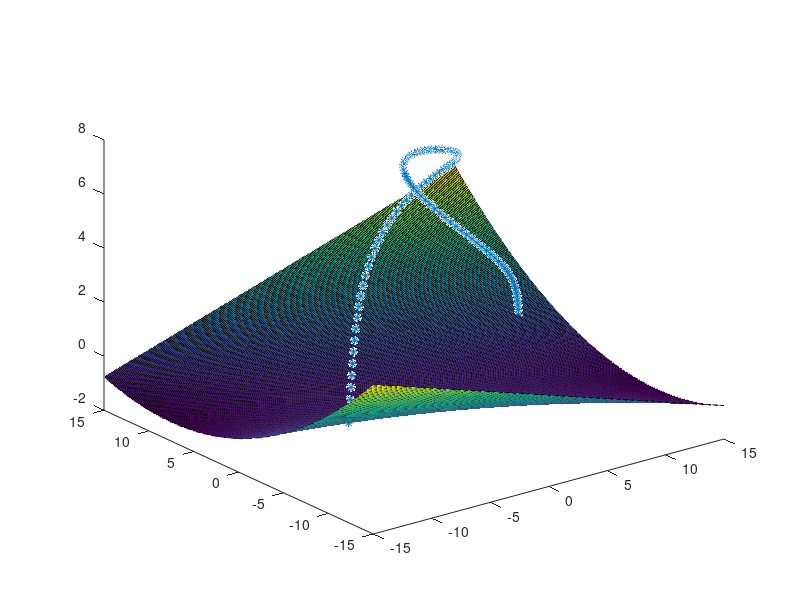

Reproduce this figure in MATLAB. (Note: this script raises an error after producing the figure.)
% 20 december - Johan (921220)
% 28 juni - Viktor (920628)

p1 = (1 + 0) / 2;
p2 = (2 + 6) / 2;
p3 = (2 + 2) / 2;
p4 = (0 + 8) / 2;

a1 = p3 - p1;
a2 = p1 + 1;
a3 = p3 + 6;
a4 = 4 - p4;
a5 = 5 - p4;
a6 = p2 + p4;
a7 = p1 + p2 + p3 + p4;

% v(t) = (4*t*cos(t) + a1, 2*t*sin(2*t - a2), a3 - t.^2);
% f(x, y) = (a4*x.^2 + a5*y.^2 + x*y + 10*a6) / (10*a7);

vt = @(t) [4*t*cos(t) + a1, 2*t*sin(2*t - a2), a3 - t.^2];
fxy = @(x, y) (a4*x.^2 + a5*y.^2 + x*y - 10*a6) / (10*a7);

%r = -2*pi:0.01:2*pi; % Old range value
r = -2.8383:0.056827:2.8444; % New range value (med 100 punkter)
plot3(4.*r.*cos(r) + a1, 2.*r.*sin(2.*r - a2), a3 - r.^2, '*');
hold on; % Also write the mesh to the same graph

%y = [(a4.*x.^2 + a5.*y.^2 + x.*y + 10.*a6) / (10.*a7)]
%area(r, y)

[rx, ry] = meshgrid(-15:0.1:15, -15:0.1:15);
rz = (a4*rx.^2 + a5*ry.^2 + rx.*ry - 10*a6) / (10*a7);
surf(rx, ry, rz);
hold off;

%skar = @(t) (2*t*sin(2*t - 1.5))*((2*t*sin(2*t - 1.5)) + (4*t*cos(t)+1.5)) + 105*t.^2 - 920;
skar = @(t) (2*t*sin(2*t - 1.5)).^2 + (4*t*cos(t)+1.5)*(2*t*sin(2*t - 1.5)) + 105*t.^2 - 920; t.^2;

f = HalveringMetod(0.001);
disp(f);

